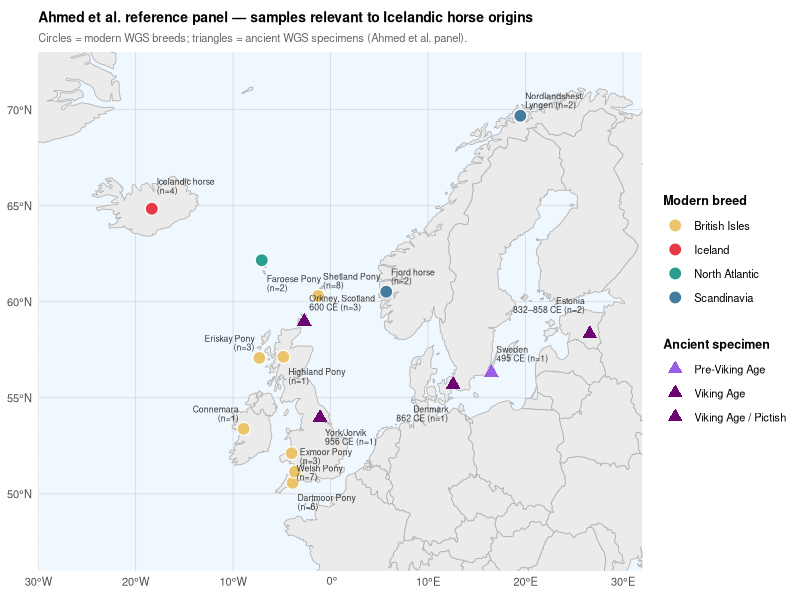
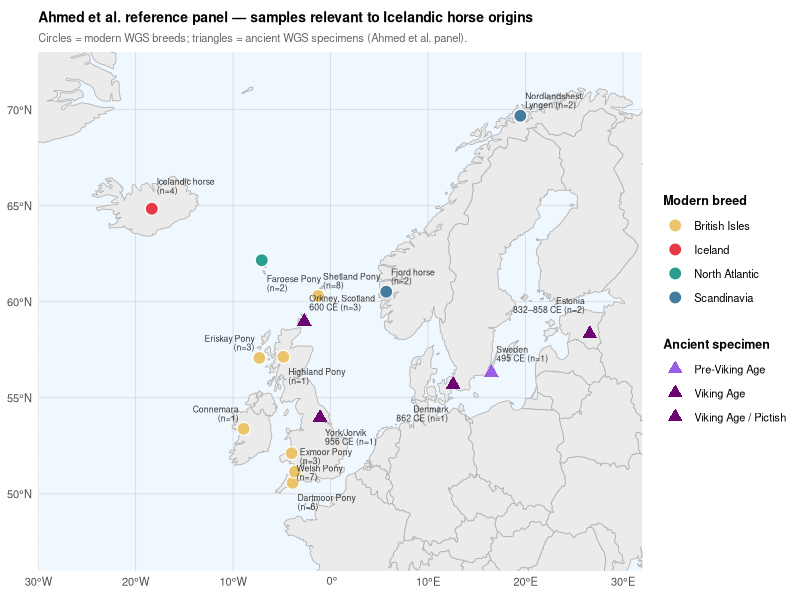
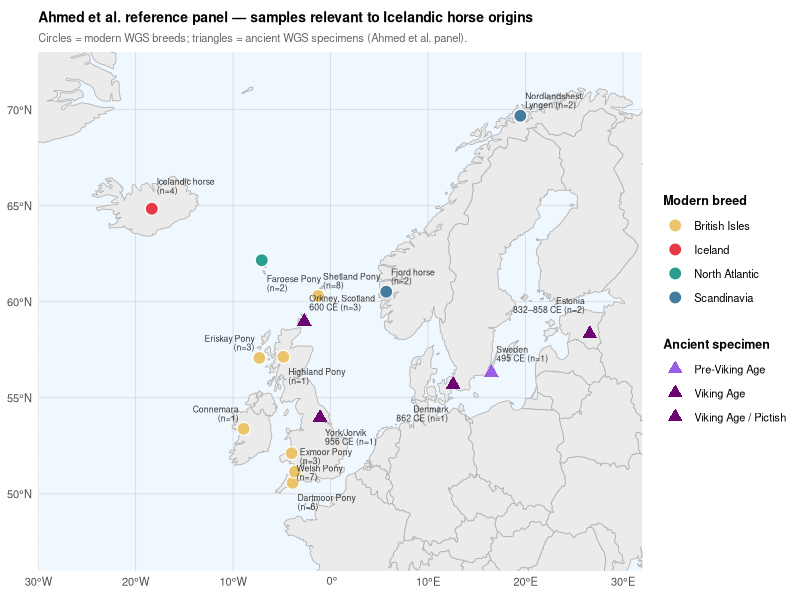

Source code (R) for these figures, in order:
# Map of Ahmed et al. reference panel — samples relevant to Icelandic horse origins
# Modern breeds (circles) and ancient whole-genome specimens (triangles)
# Note: in horse_info_tbl_grp_colors.txt, column "long" = latitude, "lat" = longitude (swapped)

library(ggplot2)
library(rnaturalearth)
library(rnaturalearthdata)
library(sf)
library(dplyr)

# ── Modern breeds ────────────────────────────────────────────────────────────
modern <- data.frame(
  label     = c("Icelandic horse\n(n=4)", "Nordlandshest/\nLyngen (n=2)",
                "Fjord horse\n(n=2)", "Faroese Pony\n(n=2)",
                "Shetland Pony\n(n=8)", "Dartmoor Pony\n(n=6)",
                "Exmoor Pony\n(n=3)", "Eriskay Pony\n(n=3)",
                "Highland Pony\n(n=1)", "Connemara\n(n=1)",
                "Welsh Pony\n(n=7)"),
  lat       = c(64.84,  69.68,  60.52,  62.16,
                60.30,  50.57,  51.15,  57.07,
                57.13,  53.38,  52.11),
  lon       = c(-18.34,  19.47,   5.71,  -7.06,
                 -1.27,  -3.89,  -3.66,  -7.30,
                 -4.84,  -8.92,  -4.00),
  group     = c("Iceland",
                "Scandinavia", "Scandinavia", "North Atlantic",
                "British Isles", "British Isles", "British Isles",
                "British Isles", "British Isles", "British Isles",
                "British Isles"),
  # Per-label nudge: nudge_x shifts horizontally, nudge_y shifts vertically
  nudge_x   = c( 0.5,   0.5,   0.5,   0.5,
                 0.5,   0.5,   0.5,  -0.5,
                 0.5,  -0.5,   0.5),
  nudge_y   = c( 1.2,   0.8,   0.8,  -1.2,
                 0.8,  -1.0,   0.8,   0.8,
                -1.0,   0.8,  -1.0),
  hjust     = c( 0.0,   0.0,   0.0,   0.0,
                 0.0,   0.0,   0.0,   1.0,
                 0.0,   1.0,   0.0)
)

# ── Ancient specimens ─────────────────────────────────────────────────────────
ancient <- data.frame(
  label   = c("Orkney, Scotland\n600 CE (n=3)",
              "York/Jorvik\n956 CE (n=1)",
              "Denmark\n862 CE (n=1)",
              "Sweden\n495 CE (n=1)",
              "Estonia\n832–858 CE (n=2)"),
  lat     = c(58.96,  53.96,  55.68,  56.30,  58.32),
  lon     = c(-2.70,  -1.08,  12.57,  16.49,  26.59),
  period  = c("Viking Age / Pictish",
              "Viking Age",
              "Viking Age",
              "Pre-Viking Age",
              "Viking Age"),
  # Denmark: nudge left+down into Danish territory; Estonia: above-left inside map
  nudge_x = c( 0.5,   0.5,  -0.5,   0.5,  -0.5),
  nudge_y = c( 1.0,  -1.0,  -1.5,   1.0,   1.5),
  hjust   = c( 0.0,   0.0,   1.0,   0.0,   1.0)
)

# ── Base map ──────────────────────────────────────────────────────────────────
world <- ne_countries(scale = "medium", returnclass = "sf")

# Colour palettes
breed_colours <- c(
  "Iceland"       = "#E63946",   # red — the target population
  "Scandinavia"   = "#457B9D",   # blue
  "North Atlantic"= "#2A9D8F",   # teal
  "British Isles" = "#E9C46A"    # amber
)

period_colours <- c(
  "Viking Age / Pictish" = "#6A0572",
  "Viking Age"           = "#6A0572",
  "Pre-Viking Age"       = "#9B5DE5"
)

# ── Plot ──────────────────────────────────────────────────────────────────────
p <- ggplot() +
  # Base map
  geom_sf(data = world, fill = "grey92", colour = "grey70", linewidth = 0.3) +


  # Ancient specimens — filled triangles
  geom_point(data = ancient,
             aes(x = lon, y = lat, colour = period),
             shape = 17, size = 3.5) +

  # Modern breeds — circles
  geom_point(data = modern,
             aes(x = lon, y = lat, fill = group),
             shape = 21, size = 4, colour = "white", stroke = 0.6) +

  # Labels for modern breeds (per-label positioning)
  geom_text(data = modern,
            aes(x = lon + nudge_x, y = lat + nudge_y, label = label, hjust = hjust),
            size = 2.2, vjust = 0.5,
            lineheight = 0.85, colour = "grey20") +

  # Labels for ancient specimens (per-label positioning)
  geom_text(data = ancient,
            aes(x = lon + nudge_x, y = lat + nudge_y, label = label, hjust = hjust),
            size = 2.2, vjust = 0.5,
            lineheight = 0.85, colour = "grey20") +

  # Map extent: North Atlantic + NW Europe
  coord_sf(xlim = c(-30, 32), ylim = c(46, 73), expand = FALSE) +

  # Scales
  scale_fill_manual(name = "Modern breed", values = breed_colours) +
  scale_colour_manual(name = "Ancient specimen", values = period_colours) +

  # Theme
  theme_minimal(base_size = 10) +
  theme(
    legend.position    = "right",
    legend.text        = element_text(size = 8),
    legend.title       = element_text(size = 9, face = "bold"),
    panel.grid.major   = element_line(colour = "grey85", linewidth = 0.3),
    panel.background   = element_rect(fill = "aliceblue", colour = NA),
    plot.title         = element_text(size = 10, face = "bold"),
    plot.subtitle      = element_text(size = 8, colour = "grey40")
  ) +

  labs(
    title    = "Ahmed et al. reference panel — samples relevant to Icelandic horse origins",
    subtitle = "Circles = modern WGS breeds; triangles = ancient WGS specimens (Ahmed et al. panel).",
    x = NULL, y = NULL
  )

# ── Save ───────────────────────────────────────────────────────────────────────
ggsave("ahmed_panel_map.pdf", plot = p, width = 18, height = 12, units = "cm")
ggsave("ahmed_panel_map.png", plot = p, width = 18, height = 12, units = "cm", dpi = 300)

print(p)
